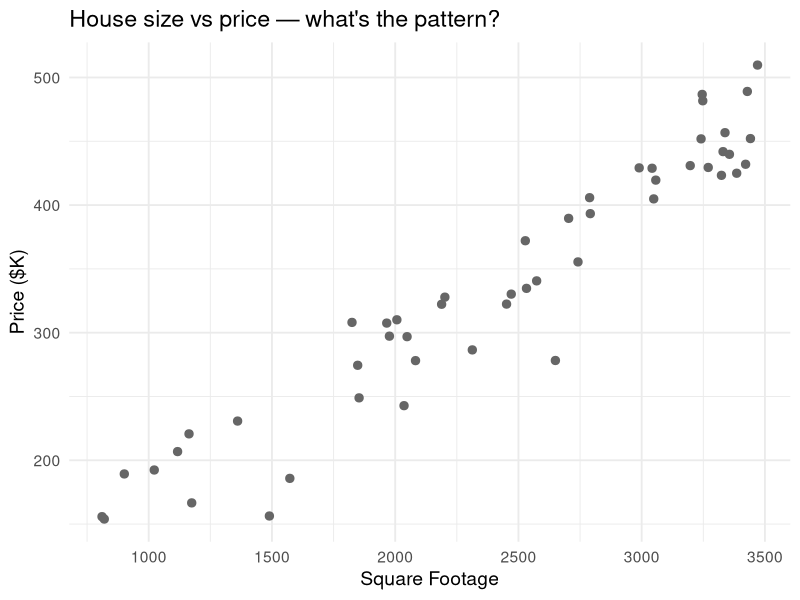
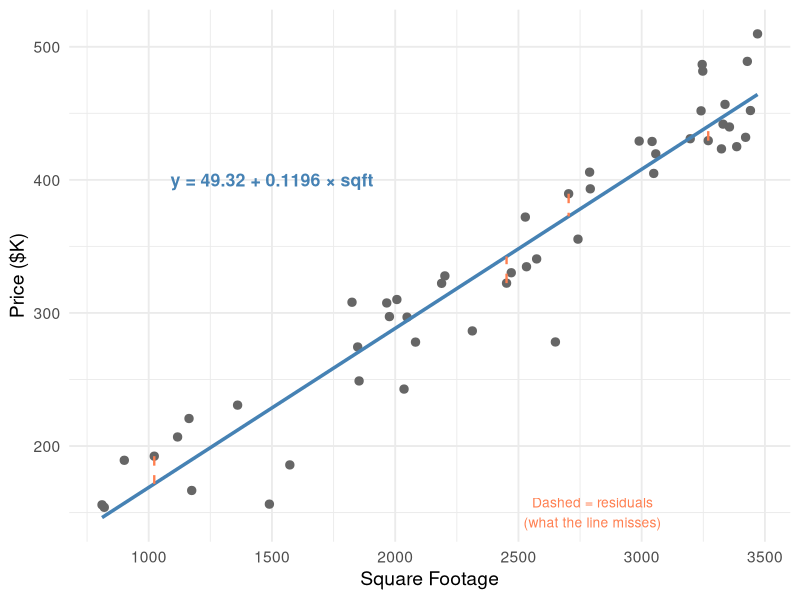
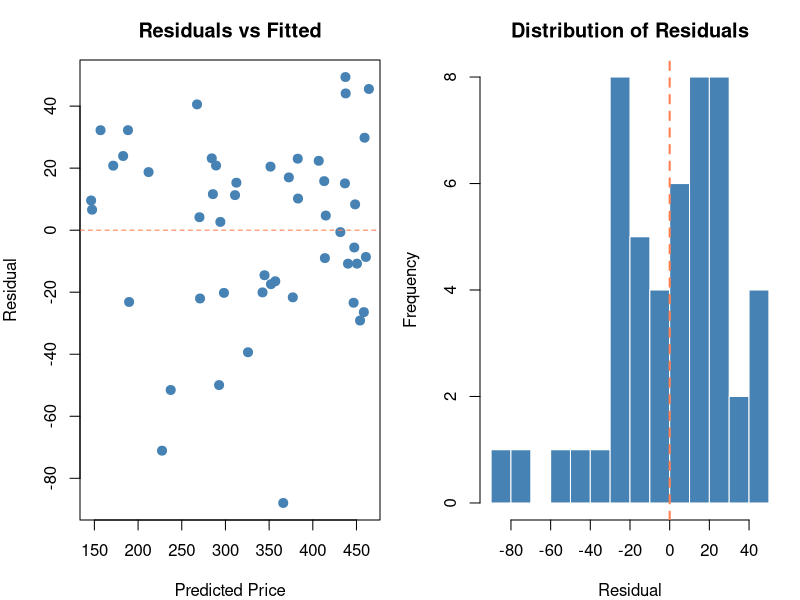
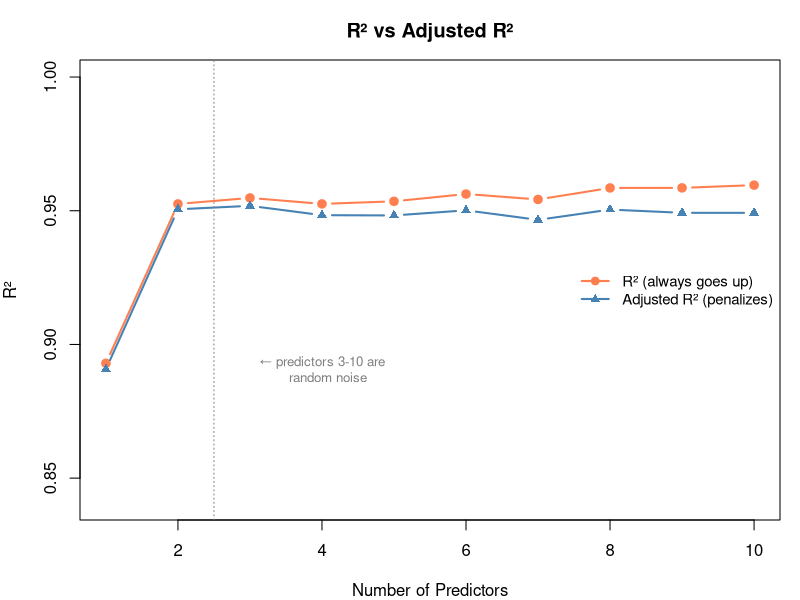
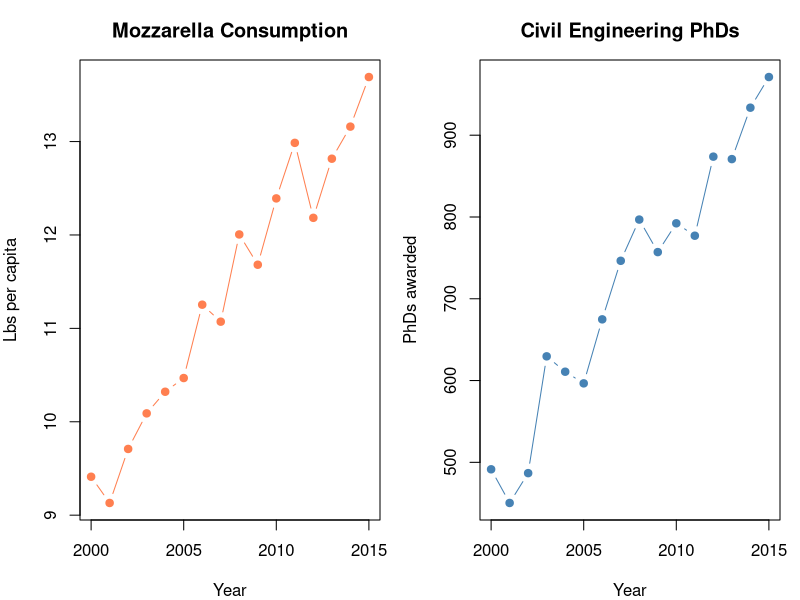
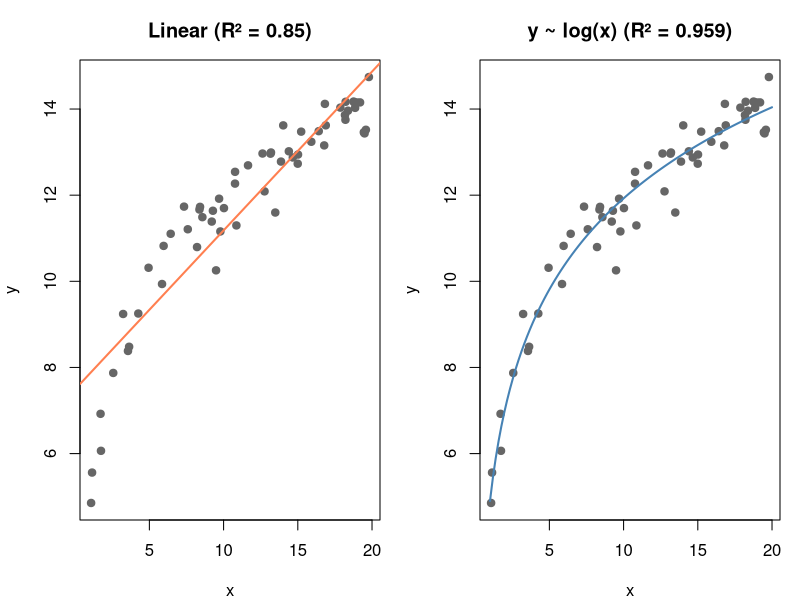
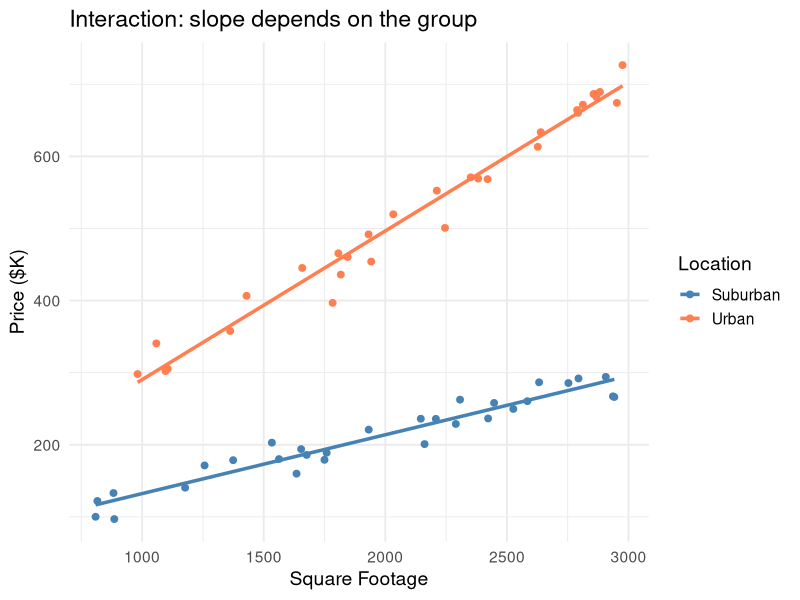
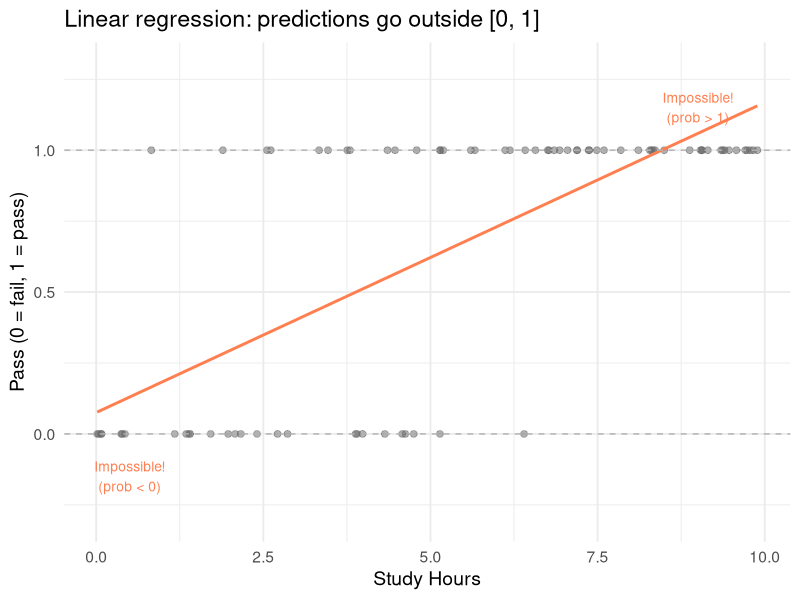

The R script that drew these images, in order:
## ---- chunk 1
#| label: plot-scatter
#| fig-cap: "Each dot is a house. Can you draw a line that captures the relationship?"

library(ggplot2)
set.seed(42)

n <- 50
sqft <- runif(n, 800, 3500)
price <- 50 + 0.12 * sqft + rnorm(n, 0, 30)

df <- data.frame(sqft = sqft, price = price)

ggplot(df, aes(sqft, price)) +
  geom_point(size = 2.5, color = "gray40") +
  theme_minimal(base_size = 14) +
  labs(x = "Square Footage", y = "Price ($K)",
       title = "House size vs price — what's the pattern?")
## ---- chunk 2
#| label: plot-best-fit
#| fig-cap: "The regression line minimizes the total squared distance from points to the line"

fit <- lm(price ~ sqft, data = df)
a0 <- round(coef(fit)[1], 2)
a1 <- round(coef(fit)[2], 4)

ggplot(df, aes(sqft, price)) +
  geom_point(size = 2.5, color = "gray40") +
  geom_smooth(method = "lm", se = FALSE, color = "steelblue", linewidth = 1.2) +
  # Show residuals for a few points
  geom_segment(data = df[c(1, 10, 25, 40), ],
    aes(x = sqft, y = price,
        xend = sqft, yend = predict(fit)[c(1, 10, 25, 40)]),
    color = "coral", linetype = "dashed", linewidth = 0.8) +
  annotate("text", x = 1500, y = 400,
    label = paste0("y = ", a0, " + ", a1, " × sqft"),
    size = 4.5, fontface = "bold", color = "steelblue") +
  annotate("text", x = 2800, y = 150,
    label = "Dashed = residuals\n(what the line misses)",
    color = "coral", size = 3.5) +
  theme_minimal(base_size = 14) +
  labs(x = "Square Footage", y = "Price ($K)")
## ---- chunk 3
#| label: plot-residuals
#| fig-cap: "Residuals = actual minus predicted. We minimize the sum of their squares."

df$predicted <- predict(fit)
df$residual <- df$price - df$predicted

par(mfrow = c(1, 2), mar = c(4, 4, 3, 1))

# Residual plot
plot(df$predicted, df$residual,
  pch = 19, col = "steelblue", cex = 1.2,
  main = "Residuals vs Fitted",
  xlab = "Predicted Price", ylab = "Residual")
abline(h = 0, lty = 2, col = "coral")

# Residual histogram
hist(df$residual, breaks = 12, col = "steelblue", border = "white",
  main = "Distribution of Residuals",
  xlab = "Residual")
abline(v = 0, col = "coral", lwd = 2, lty = 2)

par(mfrow = c(1, 1))
## ---- chunk 4
#| label: plot-multiple-reg
#| fig-cap: "Adding bedrooms improves the model — both features matter"

set.seed(42)
bedrooms <- sample(1:5, n, replace = TRUE)
price2 <- 30 + 0.1 * sqft + 15 * bedrooms + rnorm(n, 0, 20)

df2 <- data.frame(sqft = sqft, bedrooms = bedrooms, price = price2)

fit_simple <- lm(price ~ sqft, data = df2)
fit_multi <- lm(price ~ sqft + bedrooms, data = df2)

cat("=== Simple Model (sqft only) ===\n")
cat(sprintf("  R² = %.3f\n", summary(fit_simple)$r.squared))
cat(sprintf("  price = %.1f + %.4f × sqft\n\n", coef(fit_simple)[1], coef(fit_simple)[2]))

cat("=== Multiple Model (sqft + bedrooms) ===\n")
cat(sprintf("  R² = %.3f\n", summary(fit_multi)$r.squared))
cat(sprintf("  price = %.1f + %.4f × sqft + %.1f × bedrooms\n",
  coef(fit_multi)[1], coef(fit_multi)[2], coef(fit_multi)[3]))
cat("\nInterpretation: each extra bedroom adds ~$15K, holding sqft constant")
## ---- chunk 5
#| label: plot-r-squared-trap
#| fig-cap: "R² always goes up with more predictors. Adjusted R² reveals when they're useless."

set.seed(42)

# Start with good predictors, then add random noise columns
base_data <- df2
r2_vals <- numeric(10)
adj_r2_vals <- numeric(10)

for (num_pred in 1:10) {
  if (num_pred <= 2) {
    formula_str <- c("sqft", "sqft + bedrooms")[num_pred]
  } else {
    # Add random noise columns
    for (j in 3:num_pred) {
      col_name <- paste0("noise", j)
      base_data[[col_name]] <- rnorm(n)
    }
    preds <- c("sqft", "bedrooms", paste0("noise", 3:num_pred))
    formula_str <- paste(preds, collapse = " + ")
  }

  fit_test <- lm(as.formula(paste("price ~", formula_str)), data = base_data)
  r2_vals[num_pred] <- summary(fit_test)$r.squared
  adj_r2_vals[num_pred] <- summary(fit_test)$adj.r.squared
}

plot(1:10, r2_vals, type = "b", pch = 19, col = "coral", lwd = 2,
  ylim = c(min(adj_r2_vals) - 0.05, 1),
  main = "R² vs Adjusted R²",
  xlab = "Number of Predictors", ylab = "R²")
lines(1:10, adj_r2_vals, type = "b", pch = 17, col = "steelblue", lwd = 2)
abline(v = 2.5, lty = 3, col = "gray50")
text(4, min(adj_r2_vals), "← predictors 3-10 are\n   random noise",
     col = "gray50", cex = 0.8)
legend("right", bty = "n",
  legend = c("R² (always goes up)", "Adjusted R² (penalizes)"),
  col = c("coral", "steelblue"), pch = c(19, 17), lwd = 2, cex = 0.9)
## ---- chunk 6
#| label: plot-pvalues
#| fig-cap: "The summary table tells you which predictors are significant"

# Add a useless predictor
df2$shoe_size <- rnorm(n, 10, 2)
fit_with_noise <- lm(price ~ sqft + bedrooms + shoe_size, data = df2)

summary(fit_with_noise)
## ---- chunk 7
#| label: plot-spurious
#| fig-cap: "Perfect correlation. Zero causation. Mozzarella doesn't cause PhD awards."

set.seed(42)
years <- 2000:2015

# Two completely unrelated things that happen to trend upward
mozzarella <- 9 + 0.3 * (years - 2000) + rnorm(16, 0, 0.3)
phds <- 500 + 30 * (years - 2000) + rnorm(16, 0, 30)

par(mfrow = c(1, 2), mar = c(4, 4, 3, 1))

plot(years, mozzarella, type = "b", pch = 19, col = "coral",
  main = "Mozzarella Consumption",
  xlab = "Year", ylab = "Lbs per capita")

plot(years, phds, type = "b", pch = 19, col = "steelblue",
  main = "Civil Engineering PhDs",
  xlab = "Year", ylab = "PhDs awarded")

par(mfrow = c(1, 1))

cat(sprintf("Correlation: %.3f\n", cor(mozzarella, phds)))
cat("Highly correlated! But cheese doesn't cause PhDs.\n")
cat("Both just happen to increase over time (confounding variable: time).")
## ---- chunk 8
#| label: plot-transforms
#| fig-cap: "Transforming predictors lets linear regression fit curves"

set.seed(42)
x <- runif(60, 1, 20)
y_nonlinear <- 5 + 3 * log(x) + rnorm(60, 0, 0.5)

df_nl <- data.frame(x = x, y = y_nonlinear)

fit_linear <- lm(y ~ x, data = df_nl)
fit_log <- lm(y ~ log(x), data = df_nl)

par(mfrow = c(1, 2), mar = c(4, 4, 3, 1))

# Linear fit (bad)
plot(x, y_nonlinear, pch = 19, col = "gray40",
  main = paste0("Linear (R² = ", round(summary(fit_linear)$r.squared, 3), ")"),
  xlab = "x", ylab = "y")
abline(fit_linear, col = "coral", lwd = 2)

# Log transform (good)
plot(x, y_nonlinear, pch = 19, col = "gray40",
  main = paste0("y ~ log(x) (R² = ", round(summary(fit_log)$r.squared, 3), ")"),
  xlab = "x", ylab = "y")
x_seq <- seq(1, 20, length.out = 100)
lines(x_seq, predict(fit_log, newdata = data.frame(x = x_seq)),
  col = "steelblue", lwd = 2)

par(mfrow = c(1, 1))
## ---- chunk 9
#| label: plot-interaction
#| fig-cap: "With interaction: the slope differs by group. Without: same slope forced."

set.seed(42)
n_int <- 60
group <- rep(c("Urban", "Suburban"), each = n_int / 2)
sqft_int <- runif(n_int, 800, 3000)
price_int <- ifelse(group == "Urban",
  100 + 0.20 * sqft_int,   # steeper slope in urban
  50 + 0.08 * sqft_int     # shallower in suburban
) + rnorm(n_int, 0, 20)

df_int <- data.frame(sqft = sqft_int, group = group, price = price_int)

ggplot(df_int, aes(sqft, price, color = group)) +
  geom_point(size = 2) +
  geom_smooth(method = "lm", se = FALSE, linewidth = 1.2) +
  scale_color_manual(values = c("steelblue", "coral")) +
  theme_minimal(base_size = 14) +
  labs(x = "Square Footage", y = "Price ($K)", color = "Location",
       title = "Interaction: slope depends on the group")
## ---- chunk 10
#| label: plot-why-not-linear
#| fig-cap: "Linear regression for yes/no data gives impossible predictions (>1 or <0)"

set.seed(42)
n_log <- 80
study_hours <- runif(n_log, 0, 10)
pass <- rbinom(n_log, 1, plogis(-3 + 0.8 * study_hours))

df_log <- data.frame(hours = study_hours, pass = pass)

ggplot(df_log, aes(hours, pass)) +
  geom_point(size = 2, alpha = 0.5, color = "gray40") +
  geom_smooth(method = "lm", se = FALSE, color = "coral", linewidth = 1,
              fullrange = TRUE) +
  geom_hline(yintercept = c(0, 1), linetype = "dashed", color = "gray70") +
  annotate("text", x = 9, y = 1.15, label = "Impossible!\n(prob > 1)",
           color = "coral", size = 3.5) +
  annotate("text", x = 0.5, y = -0.15, label = "Impossible!\n(prob < 0)",
           color = "coral", size = 3.5) +
  coord_cartesian(ylim = c(-0.3, 1.3)) +
  theme_minimal(base_size = 14) +
  labs(x = "Study Hours", y = "Pass (0 = fail, 1 = pass)",
       title = "Linear regression: predictions go outside [0, 1]")
## ---- chunk 11
#| label: plot-sigmoid
#| fig-cap: "The sigmoid curve: maps any number to a probability between 0 and 1"

fit_logistic <- glm(pass ~ hours, data = df_log, family = binomial)

hours_grid <- seq(0, 10, length.out = 200)
pred_prob <- predict(fit_logistic, newdata = data.frame(hours = hours_grid),
                     type = "response")

ggplot() +
  geom_point(data = df_log, aes(hours, pass), size = 2, alpha = 0.5, color = "gray40") +
  geom_line(data = data.frame(hours = hours_grid, prob = pred_prob),
            aes(hours, prob), color = "steelblue", linewidth = 1.5) +
  geom_hline(yintercept = 0.5, linetype = "dashed", color = "coral") +
  annotate("text", x = 1, y = 0.55, label = "Decision boundary (p = 0.5)",
           color = "coral", size = 3.5) +
  theme_minimal(base_size = 14) +
  labs(x = "Study Hours", y = "Probability of Passing",
       title = "Logistic regression: probabilities stay between 0 and 1")
## ---- chunk 12
#| label: plot-logistic-summary
#| fig-cap: "Logistic regression output: coefficients are in log-odds"

summary(fit_logistic)
cat(sprintf("\nOdds ratio for 'hours': %.2f", exp(coef(fit_logistic)["hours"])))
cat("\nMeaning: each extra hour of study multiplies the odds of passing by this factor")
## ---- chunk 13
#| label: plot-linear-vs-logistic
#| fig-cap: "Linear: predict a number. Logistic: predict a probability."

par(mfrow = c(1, 2), mar = c(4, 4, 3, 1))

# Linear
plot(df$sqft, df$price, pch = 19, col = "gray40", cex = 0.8,
  main = "Linear Regression\n(continuous output)",
  xlab = "Square Footage", ylab = "Price ($K)")
abline(lm(price ~ sqft, data = df), col = "steelblue", lwd = 2)

# Logistic
plot(df_log$hours, df_log$pass, pch = 19, col = "gray40", cex = 0.8,
  main = "Logistic Regression\n(probability output)",
  xlab = "Study Hours", ylab = "P(Pass)")
lines(hours_grid, pred_prob, col = "coral", lwd = 2)
abline(h = c(0, 1), lty = 3, col = "gray70")

par(mfrow = c(1, 1))
